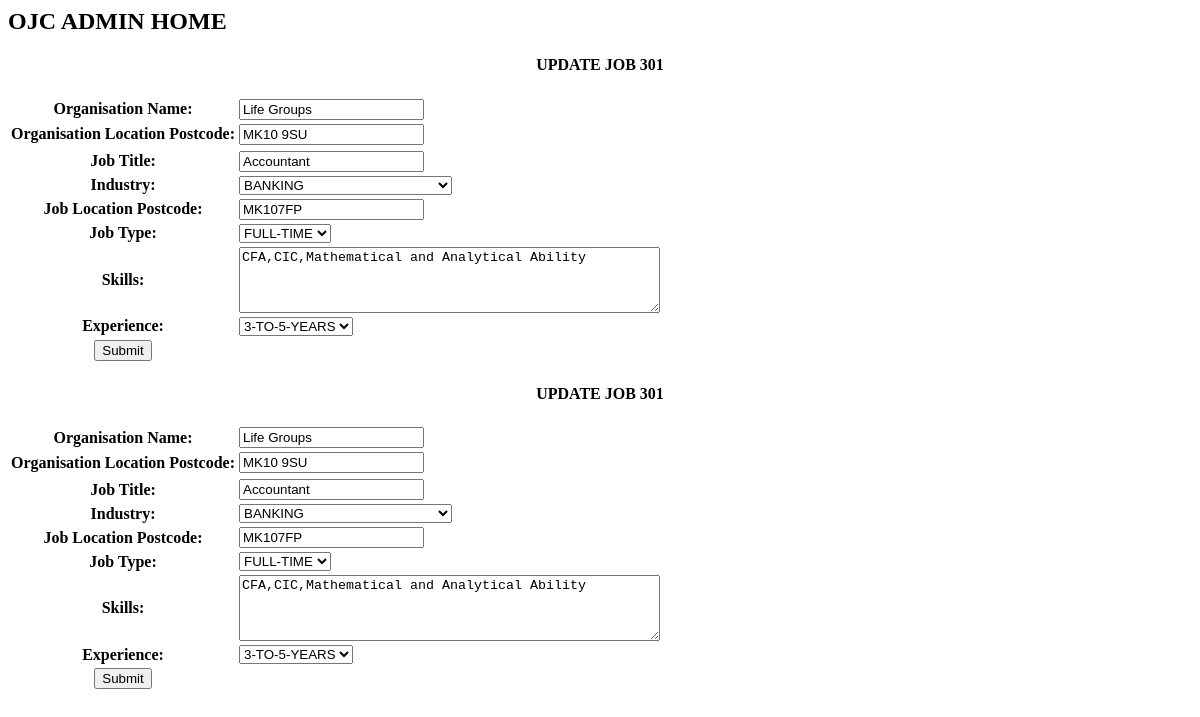
/admin/home/handler.php?editJob=301, run on the app's committed database.
### tables this page shows
CREATE TABLE IF NOT EXISTS OJC_JOB(
	JOB_ID			INT NOT NULL AUTO_INCREMENT,
	USER_ID			INT NOT NULL,
	ORG_NAME		VARCHAR(255) NOT NULL,
	ORG_LOCATION	VARCHAR(255) NOT NULL,
	JOB_TITLE	 	VARCHAR(255) NOT NULL,
	JOB_INDUSTRY	INT NOT NULL,
	JOB_LOCATION	VARCHAR(255) NOT NULL,
	JOB_TYPE		INT NOT NULL,
	JOB_SKILLS		VARCHAR(255) NOT NULL,
	JOB_EXPERIENCE	INT NOT NULL,
    UPDATED_DATE 	TIMESTAMP DEFAULT CURRENT_TIMESTAMP,
	CONSTRAINT JOB_ID_PK PRIMARY KEY(JOB_ID),
	CONSTRAINT USER_ID_JOB_FK FOREIGN KEY(USER_ID) REFERENCES OJC_USER(USER_ID),
	CONSTRAINT JOB_INDUSTRY_JOB_FK FOREIGN KEY(JOB_INDUSTRY) REFERENCES OJC_JOB_INDUSTRY(JOB_INDUSTRY_ID),
	CONSTRAINT JOB_TYPE_JOB_FK FOREIGN KEY(JOB_TYPE) REFERENCES OJC_JOB_TYPE(JOB_TYPE_ID),
	CONSTRAINT JOB_EXPERIENCE_JOB_FK FOREIGN KEY(JOB_EXPERIENCE) REFERENCES OJC_JOB_EXPERIENCE(JOB_EXPERIENCE_ID)

);

### admin/object/user.php (called while the page is built, shortened)
<?php
class user
{
    private $conn;
    public function __construct($db)
    {
        $this->conn = $db;
    }
    function getJobDetails($job_id)
    {
        $query = "SELECT * FROM OJC_JOB WHERE JOB_ID = :job_id";
        $stmt = $this->conn->prepare($query);
        $stmt->bindParam(':job_id', $job_id);
        $stmt->execute();
        $userRow = $stmt->fetch(PDO::FETCH_ASSOC);
        return $userRow;
    }
    function getJobIndustryList()
    {
        $query = "SELECT * FROM OJC_JOB_INDUSTRY ORDER BY TYPE";
        $stmt = $this->conn->prepare($query);
        $stmt->execute();
        $rows = $stmt->fetchAll(PDO::FETCH_ASSOC);
        return $rows;
    }
    function getJobTypeList()
    {
        $query = "SELECT * FROM OJC_JOB_TYPE ORDER BY TYPE";
        $stmt = $this->conn->prepare($query);
        $stmt->execute();
        $rows = $stmt->fetchAll(PDO::FETCH_ASSOC);
        return $rows;
    }
    function getExperienceList()
    {
        $query = "SELECT * FROM OJC_JOB_EXPERIENCE ORDER BY TYPE";
        $stmt = $this->conn->prepare($query);
        $stmt->execute();
        $rows = $stmt->fetchAll(PDO::FETCH_ASSOC);
        return $rows;
    }
}

### admin/home/handler.php (the view, shortened to what this page needs)
<?php
include('../includes/admin_home_header.php');
include_once('../config/databaseConfig.php');
include_once('../object/user.php');
$database = new DatabaseConfig();
$db = $database->getConnection();
$user = new user($db);
if (isset($_GET['editJob'])) {
    $id = $_GET['editJob'];
    $jobToEdit = $user->getJobDetails($id);
?>
<!DOCTYPE html>
<html lang="en">
<head>
    <link rel="stylesheet" type="text/css" href="../css/admin.css">
</head>
<body>
<table>
    <h4 style="text-align:center">UPDATE JOB <?php echo $jobToEdit['JOB_ID']; ?> <h4>
    <form action="./admin/updates/admin_ajax_request_handler.php" method="post">
        <tr>
            <th>
            <label for="org_name">Organisation Name:</label></th>
            <td>
            <input type="text" id="org_name" name="org_name" value="<?php echo $jobToEdit['ORG_NAME']; ?>"></td>
        </tr>
        <tr>
            <th>
            <label for="org_location">Organisation Location Postcode:</label></th>
            <td>
            <input type="text" id="org_location" name="org_location" value="<?php echo $jobToEdit['ORG_LOCATION']; ?>"></td>
        <tr>
        <tr>
            <th>
            <label for="title">Job Title:</label>
            </th>
            <td>
            <input type="text" id="title" name="title" value="<?php echo $jobToEdit['JOB_TITLE']; ?>">
            </td>
        </tr>
        <tr>
            <th>
                <label for="industry">Industry:</label>
            </th>
            <td>
                <select name="industry" id="industry" value="<?php echo $jobToEdit['JOB_INDUSTRY'];?>">
                    <?php
                    $industryList = $user->getJobIndustryList();
                    foreach($industryList as $industry){
                        echo "<option value='".$industry['JOB_INDUSTRY_ID']."'>".$industry['TYPE']."</option>";
                    }?>
                </select>
            </td>
        </tr>
        <tr>
            <th>
            <label for="location">Job Location Postcode:</label>
            </th>
            <td>
            <input type="text" id="location" name="location" value="<?php echo $jobToEdit['JOB_LOCATION']; ?>">
            </td>
        </tr>
        <tr>
            <th>
                <label for="jobType">Job Type:</label>
            </th>
            <td>
                <select name="jobType" id="jobType" value="<?php echo $jobToEdit['JOB_TYPE']; ?>">
                <?php
                $jobTypeList = $user->getJobTypeList();
                foreach($jobTypeList as $jobType){
                    echo "<option value='".$jobType['JOB_TYPE_ID']."'>".$jobType['TYPE']."</option>";
                }?>
                </select>
            </td>
        </tr>
        <tr>
            <th>
            <label for="skills">Skills:</label>
            </th>
            <td>
                <textarea id="skills" name="skills" rows="4" cols="50"><?php echo $jobToEdit['JOB_SKILLS']; ?>
                </textarea>
            </td>
        </tr>
        <tr>
            <th><label for="experience">Experience:</label></th>
            <td>
            <select name="experience" id="experience" value="<?php echo $jobToEdit['JOB_EXPERIENCE'];?>">
                <?php
                $experienceList = $user->getExperienceList();
                foreach($experienceList as $experience){
                    echo "<option value='".$experience['JOB_EXPERIENCE_ID']."'>".$experience['TYPE']."</option>";
                }?>
            </select>
            </td>
        </tr>
        <tr>
            <th><input type="submit" value="Submit" class="edit_btn" name="updateJob"></th>
        </tr>
    </form>
</table>
</body>
</html>
<?php
}
?>
<?php
        if (isset($_GET['editJob']))
        {
            $id = $_GET['editJob'];
            $jobToEdit = $user->getJobDetails($id);
    ?>
        <table>
            <h4 style="text-align:center">UPDATE JOB <?php echo $jobToEdit['JOB_ID']; ?> <h4>
            <form action="./admin/updates/admin_ajax_request_handler.php" method="post">
                <tr>
                    <th>
                    <label for="org_name">Organisation Name:</label></th>
                    <td>
                    <input type="text" id="org_name" name="org_name" value="<?php echo $jobToEdit['ORG_NAME']; ?>"></td>
                </tr>
                <tr>
                    <th>
                    <label for="org_location">Organisation Location Postcode:</label></th>
                    <td>
                    <input type="text" id="org_location" name="org_location" value="<?php echo $jobToEdit['ORG_LOCATION']; ?>"></td>
                <tr>
                <tr>
                    <th>
                    <label for="title">Job Title:</label>
                    </th>
                    <td>
                    <input type="text" id="title" name="title" value="<?php echo $jobToEdit['JOB_TITLE']; ?>">
                    </td>
                </tr>
                <tr>
                    <th>
                        <label for="industry">Industry:</label>
                    </th>
                    <td>
                        <select name="industry" id="industry" value="<?php echo $jobToEdit['JOB_INDUSTRY'];?>">
                            <?php
                            $industryList = $user->getJobIndustryList();
                            foreach($industryList as $industry){
                                echo "<option value='".$industry['JOB_INDUSTRY_ID']."'>".$industry['TYPE']."</option>";
                            }?>
                        </select>
                    </td>
                </tr>
                <tr>
                    <th>
                    <label for="location">Job Location Postcode:</label>
                    </th>
                    <td>
                    <input type="text" id="location" name="location" value="<?php echo $jobToEdit['JOB_LOCATION']; ?>">
                    </td>
                </tr>
                <tr>
                    <th>
                        <label for="jobType">Job Type:</label>
                    </th>
                    <td>
                        <select name="jobType" id="jobType" value="<?php echo $jobToEdit['JOB_TYPE']; ?>">
                        <?php
                        $jobTypeList = $user->getJobTypeList();
                        foreach($jobTypeList as $jobType){
                            echo "<option value='".$jobType['JOB_TYPE_ID']."'>".$jobType['TYPE']."</option>";
                        }?>
                        </select>
                    </td>
                </tr>
                <tr>
                    <th>
                    <label for="skills">Skills:</label>
                    </th>
                    <td>
                        <textarea id="skills" name="skills" rows="4" cols="50"><?php echo $jobToEdit['JOB_SKILLS']; ?>
                        </textarea>
                    </td>
                </tr>
                <tr>
                    <th><label for="experience">Experience:</label></th>
                    <td>
                    <select name="experience" id="experience" value="<?php echo $jobToEdit['JOB_EXPERIENCE'];?>">
                        <?php
                        $experienceList = $user->getExperienceList();
                        foreach($experienceList as $experience){
                            echo "<option value='".$experience['JOB_EXPERIENCE_ID']."'>".$experience['TYPE']."</option>";
                        }?>
                    </select>
                    </td>
                </tr>
                <tr>
                    <th><input type="submit" value="Submit" class="edit_btn" name="updateJob"></th>
                </tr>
            </form>
        </table>
    <?php
        }
    ?>

### data on the page
ojc_job: JOB_ID "301", org_name "Life Groups", org_location "MK10 9SU", title "Accountant", location "MK107FP", skills "CFA,CIC,Mathematical and Analytical Ability"

### other printed values
form field industry "BANKING"
form field jobType "FULL-TIME"
form field experience "3-TO-5-YEARS"
